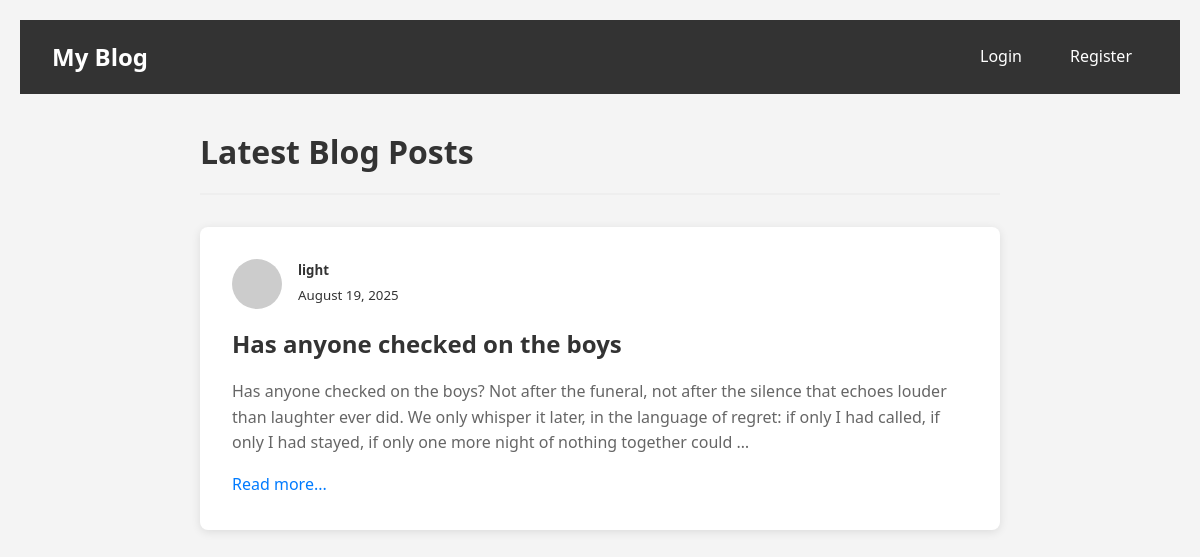
The page / on the database its author committed.
### blog/models.py (models this page shows, shortened)
class Post(models.Model):
    title = models.CharField(max_length=200)
    content = models.TextField()
    published_date = models.DateTimeField(auto_now_add=True)
    updated_at = models.DateTimeField(auto_now=True)
    author = models.ForeignKey(User, on_delete=models.CASCADE)

### blog/views.py (the view)
# urls.py: path('', PostListView.as_view(), name='blog-home'),
class PostListView(ListView):
    model = Post
    template_name = 'blog/home.html'  # <app>/<model>_<viewtype>.html
    context_object_name = 'posts'
    ordering = ['-published_date']  # Show newest posts first
    paginate_by = 5  # Show 5 posts per page

### blog/templates/blog/home.html (shortened to what this page needs)
{% extends 'blog/base.html' %}
{% block content %}
<div class="blog-home">
    <div class="home-header">
        <h1>Latest Blog Posts</h1>
    </div>
    {% if posts %}
        <div class="posts-container">
            {% for post in posts %}
                <article class="post-preview">
                    <div class="post-meta">
                        <img class="post-author-img" src="https://via.placeholder.com/50" alt="Author">
                        <div class="post-info">
                            <h5>{{ post.author.username }}</h5>
                            <small class="text-muted">{{ post.published_date|date:"F d, Y" }}</small>
                        </div>
                    </div>
                    <div class="post-content">
                        <h2><a href="{% url 'post-detail' post.id %}" class="post-title">{{ post.title }}</a></h2>
                        <p class="post-excerpt">{{ post.content|truncatewords:50 }}</p>
                        <a href="{% url 'post-detail' post.id %}" class="read-more">Read more...</a>
                    </div>
                </article>
            {% endfor %}
        </div>
    {% endif %}
</div>
{% endblock content %}

### blog/static/blog/css/style.css (style rules this page uses)
body { font-family: Arial, sans-serif; margin: 0; padding: 20px; }
* { margin: 0; padding: 0; box-sizing: border-box; }
body { font-family: 'Segoe UI', Tahoma, Geneva, Verdana, sans-serif; line-height: 1.6; color: #333; background-color: #f4f4f4; }
.blog-home { max-width: 800px; margin: 0 auto; }
.home-header { display: flex; justify-content: space-between; align-items: center; margin-bottom: 2rem; padding-bottom: 1rem; border-bottom: 2px solid #eee; }
.home-header h1 { color: #333; margin: 0; }
.post-preview { background: white; padding: 2rem; margin-bottom: 2rem; border-radius: 8px; box-shadow: 0 2px 10px rgba(0,0,0,0.1); transition: transform 0.2s; }
.post-meta { display: flex; align-items: center; margin-bottom: 1rem; }
.post-author-img { width: 50px; height: 50px; border-radius: 50%; margin-right: 1rem; }
.post-info h5 { margin: 0; color: #333; }
.post-title { color: #333; text-decoration: none; transition: color 0.3s; }
.post-excerpt { color: #666; line-height: 1.6; margin: 1rem 0; }
.read-more { color: #007bff; text-decoration: none; font-weight: 500; }

### rows shown on the page
Post: author.username "light", published_date "August 19, 2025", title "Has anyone checked on the boys", content "Has anyone checked on the boys? Not after the funeral, not after the silence that echoes louder than laughter ever did. We only whisper it later, in the language of regret: if only I had called, if only I had stayed, if only one more night of nothing together could …"
